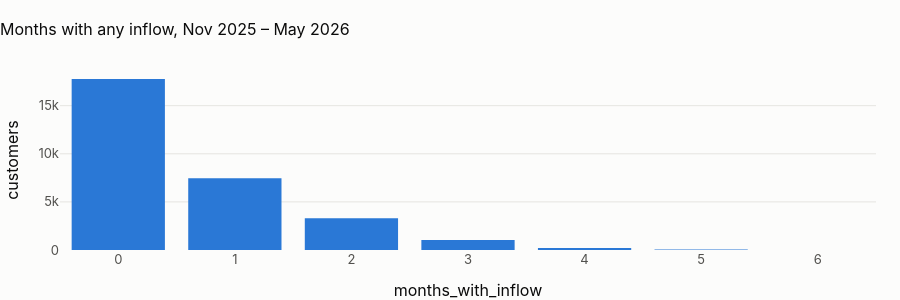

Source (notebook cell):
### Markdown cell above
## 5 · Direction and the monthly grid

### Code cell
show(
    pl.q("""select direction, transaction_type, count(*) as transactions,
                    round(100 * count(*) / sum(count(*)) over (), 2) as share_pct
             from {int_transactions_enriched} group by all order by 1, 2"""),
    paging=False,
)
grid = pl.q("""select count(*) as customer_months, round(100 * avg((n_tx = 0)::int), 2) as zero_month_pct,
                      round(100 * avg((inflow_usd > 0)::int), 2) as months_with_inflow_pct, round(avg(n_tx), 3) as avg_tx
               from {int_customer_month_tx}""")
show(grid, paging=False)
recent = pl.q("""select months_with_inflow, count(*) as customers from (
                   select customer_id, count(*) filter (where inflow_usd > 0) as months_with_inflow
                   from {int_customer_month_tx} where month_start >= date '2025-11-01' group by 1)
                 group by 1 order by 1""")
fig = px.bar(
    recent,
    x="months_with_inflow",
    y="customers",
    title="Months with any inflow, Nov 2025 – May 2026",
)
fig.update_layout(height=300)
fig.show()
reg = recent[recent.months_with_inflow >= 4].customers.sum() / recent.customers.sum()
display(
    Markdown(
        f"**{grid.zero_month_pct.iloc[0]:.1f} % of customer-months are empty and {100 * reg:.1f} % of customers had an "
        "inflow in four or more of the last seven months.** The zero-filled grid is the right imputation (no transaction "
        "is zero activity); the thinness is the data's, and it decides the credit outcomes of notebook 08."
    )
)

### Figure 1 — Plotly figure (JSON) as saved in the notebook; plotly's stock layout.template omitted (floating-point values rounded to 4 significant figures)
{"data": [{"hovertemplate": "months_with_inflow=%{x}<br>customers=%{y}<extra></extra>", "legendgroup": "", "marker": {"color": "#2a78d6", "pattern": {"shape": ""}}, "name": "", "orientation": "v", "showlegend": false, "textposition": "auto", "type": "bar", "x": [0, 1, 2, 3, 4, 5, 6], "xaxis": "x", "y": [17775, 7457, 3296, 1044, 216, 48, 6], "yaxis": "y"}], "layout": {"barmode": "relative", "height": 300, "legend": {"tracegroupgap": 0}, "title": {"text": "Months with any inflow, Nov 2025 – May 2026"}, "xaxis": {"anchor": "y", "domain": [0.0, 1.0], "title": {"text": "months_with_inflow"}}, "yaxis": {"anchor": "x", "domain": [0.0, 1.0], "title": {"text": "customers"}}}}
